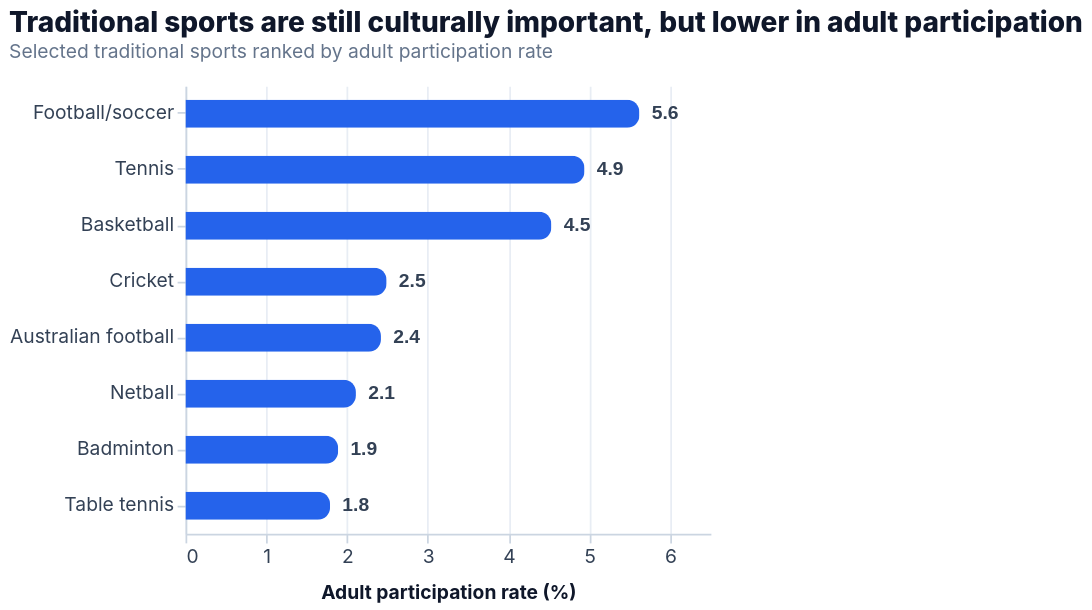

The Vega-Lite source for this figure:
### Vega-Lite specification from a JSON file in a GitHub repository (floating-point values rounded to 4 significant figures)
{"$schema": "https://vega.github.io/schema/vega-lite/v5.json", "background": "transparent", "config": {"view": {"stroke": null}, "axis": {"labelFont": "Inter, Arial, sans-serif", "titleFont": "Inter, Arial, sans-serif", "labelColor": "#334155", "titleColor": "#0f172a", "gridColor": "#e8edf4", "domainColor": "#cbd5e1", "tickColor": "#cbd5e1", "labelFontSize": 11, "titleFontSize": 11, "titlePadding": 10}, "legend": {"labelFont": "Inter, Arial, sans-serif", "titleFont": "Inter, Arial, sans-serif", "orient": "bottom", "labelLimit": 180, "labelFontSize": 10, "titleFontSize": 10, "symbolType": "circle"}, "title": {"font": "Inter, Arial, sans-serif", "fontSize": 16, "fontWeight": 800, "subtitleFont": "Inter, Arial, sans-serif", "subtitleFontSize": 11, "anchor": "start", "color": "#0f172a", "subtitleColor": "#64748b", "offset": 14}, "bar": {"cornerRadiusEnd": 5}, "range": {"category": ["#0f766e", "#2563eb", "#f59e0b", "#db2777", "#8b5cf6", "#14b8a6", "#64748b"]}}, "title": {"text": "Traditional sports are still culturally important, but lower in adult participation", "subtitle": "Selected traditional sports ranked by adult participation rate"}, "data": {"values": [{"activity": "Football/soccer", "participation_rate_pct": 5.62, "estimated_participants": 1273027}, {"activity": "Tennis", "participation_rate_pct": 4.94, "estimated_participants": 1118407}, {"activity": "Basketball", "participation_rate_pct": 4.53, "estimated_participants": 1024360}, {"activity": "Cricket", "participation_rate_pct": 2.49, "estimated_participants": 563967}, {"activity": "Australian football", "participation_rate_pct": 2.42, "estimated_participants": 547129}, {"activity": "Netball", "participation_rate_pct": 2.11, "estimated_participants": 476973}, {"activity": "Badminton", "participation_rate_pct": 1.89, "estimated_participants": 426925}, {"activity": "Table tennis", "participation_rate_pct": 1.79, "estimated_participants": 405253}]}, "width": "container", "height": {"step": 32}, "layer": [{"mark": {"type": "bar", "tooltip": true, "cornerRadiusEnd": 7, "height": 16, "color": "#2563eb"}, "encoding": {"y": {"field": "activity", "type": "nominal", "sort": ["Football/soccer", "Tennis", "Basketball", "Cricket", "Australian football", "Netball", "Badminton", "Table tennis"], "title": null, "axis": {"labelLimit": 170}}, "x": {"field": "participation_rate_pct", "type": "quantitative", "title": "Adult participation rate (%)", "scale": {"domain": [0, 6.5]}}, "tooltip": [{"field": "activity", "title": "Activity"}, {"field": "participation_rate_pct", "title": "Participation rate (%)", "format": ".1f"}, {"field": "estimated_participants", "title": "Estimated adult participants", "format": ",d"}]}}, {"mark": {"type": "text", "align": "left", "dx": 7, "fontSize": 11, "fontWeight": 800, "color": "#334155"}, "encoding": {"y": {"field": "activity", "type": "nominal", "sort": ["Football/soccer", "Tennis", "Basketball", "Cricket", "Australian football", "Netball", "Badminton", "Table tennis"], "title": null}, "x": {"field": "participation_rate_pct", "type": "quantitative"}, "text": {"field": "participation_rate_pct", "format": ".1f"}}}]}
